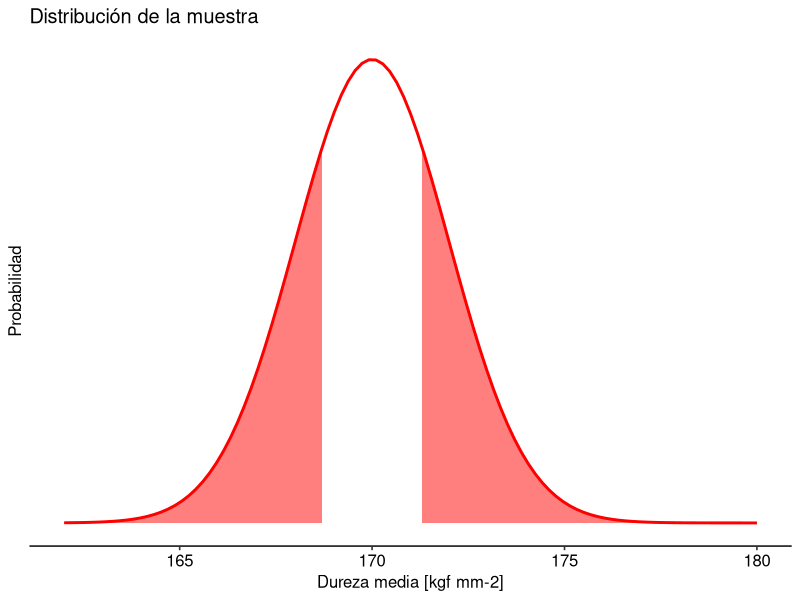
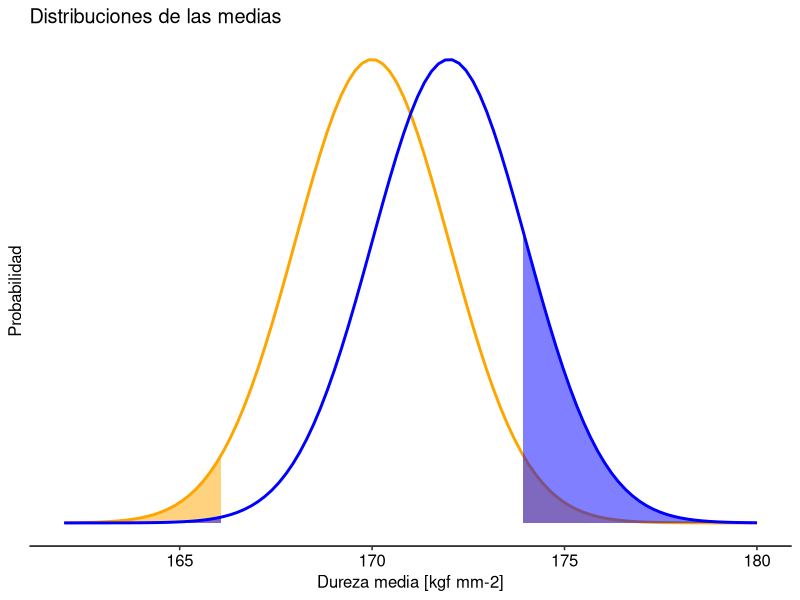
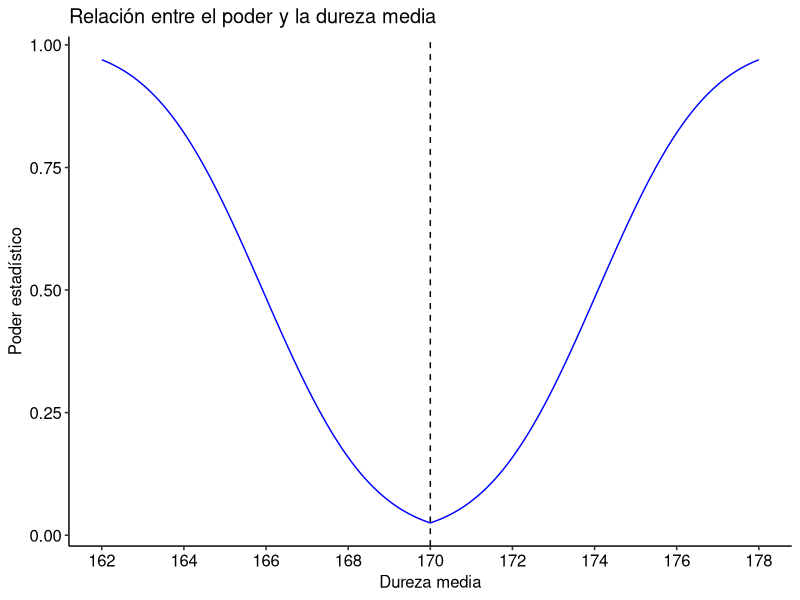

Generate these figures, in order, with R:
library(ggpubr)
library(pwr)
library (ggplot2)

# Integrantes
# Gonzalo Cuevas Matamala   - Rut: 19.721.859-2
# Nicolás Henríquez Turner  - Rut: 20.730.845-5
# Maximiliano Araya Poblete - Rut: 20.467.583-k
# Miguel Salinas González   - Rut: 20.215.515-4


##############################################################################################
#  ___   ___   ___    ___   _   _   _  _   _____     _       _ 
# | _ \ | _ \ | __|  / __| | | | | | \| | |_   _|   /_\     / |
# |  _/ |   / | _|  | (_ | | |_| | | .` |   | |    / _ \    | |
# |_|   |_|_\ |___|  \___|  \___/  |_|\_|   |_|   /_/ \_\   |_|                                                                                                                     
##############################################################################################
# Se sabe que el proceso de fabricación de barras de acero para concreto reforzado producen 
# barras con medidas de dureza que siguen una distribución normal con desviación estándar de
# 10 kilogramos de fuerza por milímetro cuadrado. Usando una muestra aleatoria de tamaño 25, 
# un ingeniero quiere averiguar si una línea de producción está generando barras con dureza 
# media de 170 [kgf mm-2] 

# Pregunta 1: Si el ingeniero piensa rechazar la hipótesis nula cuando la muestra presente 
# una media menor a 167 [kgf mm-2] o mayor a 173 [kgf mm-2], ¿cuál es la probabilidad de que
# cometa un error de tipo 1? 

# Datos conocidos
n <- 25
diferencia <- 3
sd <- 10
poder <- 0.8
mediaTeorica <- 170
resultado <- power.t.test(n = n,
                          delta = diferencia,
                          sd = sd,
                          sig.level = NULL,
                          power = poder,
                          type = "one.sample",
                          alternative = "two.sided")$sig.level

print(resultado) 

# Cálculo del error estándar
SE <- sd / sqrt(n)

# Gráfico con la  distribución de la media teórica
x <- seq(162, 180, 0.01)
y <- dnorm(x, mean = mediaTeorica, sd = SE)
dfTeorico <- data.frame(x, y)
g <- ggplot(data = dfTeorico, aes(x))

g <- g + stat_function( fun = dnorm,  
                        args = list(mean = mediaTeorica, sd = SE),
                        colour = "red", 
                        size = 1)
g <- g + ylab("")
g <- g + scale_y_continuous(breaks = NULL,name = "Probabilidad")
g <- g + scale_x_continuous(name = "Dureza media [kgf mm-2]")
g <- g + ggtitle("Distribución de la muestra")
g <- g + theme_pubr()

# Área de rechazo de H0
Z_critico <- qnorm(resultado/2, mean = 0, sd = SE, lower.tail = FALSE)
q_critico_inferior <- mediaTeorica - Z_critico
q_critico_superior <- mediaTeorica + Z_critico

g <- g + geom_area(data = subset(dfTeorico, x < q_critico_inferior),
                   aes(y = y),
                   colour = "red",
                   fill = "red",
                   alpha = 0.5)

g <- g + geom_area(data = subset(dfTeorico, x > q_critico_superior),
                   aes(y = y),
                   colour = "red",
                   fill = "red",
                   alpha = 0.5)

print(g)

# Conclusión
# Como se puede apreciar en el resultado de la función power.t.test() así como también en el gráfico 
# de la distribución, el valor obtenido de α corresponde a 0.51, lo cual nos indica
# que la probabilidad de que el ingeniero cometa un error del tipo 1 es bastante
# alta, alcanzando casi un 50%.



##############################################################################################
#  ___   ___   ___    ___   _   _   _  _   _____     _       ___ 
# | _ \ | _ \ | __|  / __| | | | | | \| | |_   _|   /_\     |_  )
# |  _/ |   / | _|  | (_ | | |_| | | .` |   | |    / _ \     / / 
# |_|   |_|_\ |___|  \___|  \___/  |_|\_|   |_|   /_/ \_\   /___|                                                         
##############################################################################################
# Si la verdadera dureza media de la línea de producción fuera 172 [kgf mm-2], 
# ¿cuál sería la probabilidad de que el ingeniero, que obviamente no conoce este dato, cometa
# un error de tipo 2? 


# Formulación de la hipótesis 
# Tomando µ1 como la media muestral equivalente a 170 tenemos:

# Hipótesis nula
# H0: µ1 = 170

# Hipótesis alternativa
# HA: µ1 /= 170

# Datos conocidos
n <- 25
sd <- 10
mediaTeorica <- 170
mediaMuestral <- 172
diferencia <- mediaMuestral - mediaTeorica
d <- (mediaMuestral - mediaTeorica) / sd  #Tamaño del efecto (d de Cohen)
alfa <- 0.05

# Cálculo del poder usando la función power.t.test()
poder <- power.t.test(n = n,
                      delta = diferencia,
                      sd = sd,
                      sig.level = alfa,
                      type = "one.sample",
                      alternative = "two.sided")$power

cat("Poder = ", poder, "\n")

# Cálculo del poder Teórico en R
poderTeorico <- pwr.t.test(n = n,
                           d = d,
                           sig.level = alfa,
                           power = NULL,
                           type = "one.sample",
                           alternative = "two.sided")$power

# Cálculo del poder Experimental 

# Error estándar
SE <- sd / sqrt(n)

# Gráfico con la  distribución de la media teórica
x <- seq(162, 180, 0.01)
y <- dnorm(x, mean = mediaTeorica, sd = SE)
dfTeorico <- data.frame(x, y)
g <- ggplot(data = dfTeorico, aes(x))
g <- g + stat_function( fun = dnorm, 
                        args = list(mean = mediaTeorica, sd = SE),
                        colour = "orange",
                        size = 1)
g <- g + ylab("")
g <- g + scale_y_continuous(breaks = NULL,name ="Probabilidad")
g <- g + scale_x_continuous(name = "Dureza media [kgf mm-2]")
g <- g + theme_pubr()

# Área de rechazo de H0
Z_critico <- qnorm(alfa/2, mean = 0, sd = SE, lower.tail = FALSE)
q_critico_inferior <- mediaTeorica - Z_critico
q_critico_superior <- mediaTeorica + Z_critico

g <- g + geom_area(data = subset(dfTeorico, x < q_critico_inferior),
                   aes(y = y),
                   colour = "orange",
                   fill = "orange",
                   alpha = 0.5)

g <- g + geom_area(data = subset(dfTeorico, x > q_critico_superior),
                   aes(y = y),
                   colour = "orange",
                   fill = "orange",
                   alpha = 0.5)

# Gráfico con la  distribución de la media muestral
x1 <- seq(162, 180, 0.01)
y1 <- dnorm(x, mean = mediaMuestral, sd = SE)
dfMuestral <- data.frame(x1, y1)

g <- g + stat_function( fun = dnorm, 
                        args = list(mean = mediaMuestral, sd = SE),
                        colour = "blue",
                        size = 1)

g <- g + geom_area(data = subset(dfMuestral, x < q_critico_inferior),
                   aes(x = x1, y = y1),
                   colour = "blue",
                   fill = "blue",
                   alpha = 0.5)

g <- g + geom_area(data = subset(dfMuestral, x > q_critico_superior),
                   aes(x = x1, y = y1),
                   colour = "blue",
                   fill = "blue",
                   alpha = 0.5)
g <- g + ggtitle("Distribuciones de las medias")

print(g)

# Cálculo del poder experimental
probAreaInf <- pnorm(q_critico_inferior, mean = mediaMuestral, sd = SE, lower.tail = TRUE)
probAreaSup <- pnorm(q_critico_superior, mean = mediaMuestral, sd = SE, lower.tail = FALSE)
poderExperimental <- probAreaInf + probAreaSup

# Cálculo de la probabilidad de cometer un error tipo II 
betaTeorico <- 1 - poderTeorico
betaExperimental <- 1- poderExperimental
cat("Poder teórico = ", poderTeorico, "\n")
cat("Poder experimental = ", poderExperimental, "\n")
cat("Beta teórico = ", betaTeorico, "\n")
cat("Beta experimental = ", betaExperimental, "\n")

# Conclusión
# Si la verdadera media es de 172 [kgf mm-2] existe una posibilidad de que el ingeniero cometa
# un error del tipo 2, es decir, que considere correcta H0 en lugar de HA, cuando HA es la 
# correcta, pues como se ve en el gráfico, la región azul, que permite determinar el poder 
# estadístico, cubre menos del 20% de la curva de dicho color, lo cual se puede corroborar al
# calcular el área que esta abarca, obteniéndose un poder de 0.17, de donde podemos afirmar que 
# existe una probabilidad de casi el 83% de que el ingeniero cometa un error del tipo 2.



##############################################################################################
#  ___   ___   ___    ___   _   _   _  _   _____     _       ____
# | _ \ | _ \ | __|  / __| | | | | | \| | |_   _|   /_\     |__ /
# |  _/ |   / | _|  | (_ | | |_| | | .` |   | |    / _ \     |_ \
# |_|   |_|_\ |___|  \___|  \___/  |_|\_|   |_|   /_/ \_\   |___/                                                       
##############################################################################################
# Como no se conoce la verdadera dureza media, genere un gráfico del poder 
# estadístico con las condiciones anteriores, pero suponiendo que las verdaderas durezas 
# medias podrían variar de 162 a 178 [kgf mm-2].

# Datos conocidos 
n <- 25
sd <- 10
alfa <- 0.05
mediaTeorica <- 170
mediaInferior <- 162
mediaSuperior <- 178

deltaInf <- mediaInferior- mediaTeorica
deltaSup <- mediaSuperior- mediaTeorica

intervaloDelta <- seq(deltaInf, deltaSup, 0.01)
intervaloDurezas <- seq(mediaInferior, mediaSuperior, 0.01)

# Se calcula el poder para cada dureza media
poder <- power.t.test(n = n,
                      delta = intervaloDelta,
                      sd = sd,
                      sig.level = alfa,
                      power = NULL,
                      type = "one.sample",
                      alternative = "two.sided")$power

# Se crea un data frame
datos <- data.frame(intervaloDurezas, poder)

# Gráfico de la curva de poder
g <- ggplot(datos, aes(intervaloDurezas, poder))
g <- g + geom_line(colour = "blue")
g <- g + ylab("Poder estadístico")
g <- g + xlab("Dureza media")
g <- g + theme_pubr()
g <- g + geom_vline(xintercept = 170, linetype = "dashed")
g <- g + scale_x_continuous(breaks = seq(mediaInferior, mediaSuperior, 2))
g <- g + ggtitle("Relación entre el poder y la dureza media")
print(g)

# Conclusión
# En el gráfico se observa que, a medida que la dureza media se aleja de la media teórica (170), 
# el poder de la prueba comienza a aumentar, disminuyendo así la probabilidad de cometer errores 
# del tipo II.

##############################################################################################
#  ___   ___   ___    ___   _   _   _  _   _____     _       _ _  
# | _ \ | _ \ | __|  / __| | | | | | \| | |_   _|   /_\     | | | 
# |  _/ |   / | _|  | (_ | | |_| | | .` |   | |    / _ \    |_  _|
# |_|   |_|_\ |___|  \___|  \___/  |_|\_|   |_|   /_/ \_\     |_|                                                                                                                      
##############################################################################################
# ¿Cuántas barras deberían revisarse para conseguir un poder estadístico de 
# 0,80 y un nivel de significación de 0,05? 

# Datos conocidos
poder <- 0.8
alfa <- 0.05
sd <- 10
mediaTeorica <- 170
mediaMuestral <- 172  

diferencia <- mediaMuestral - mediaTeorica

# Cálculo del tamaño de la muestra usando la función power.t.test()
resultado <- power.t.test(n = NULL,
                          delta = diferencia,
                          sd = sd,
                          sig.level = alfa,
                          power = poder,
                          type = "one.sample",
                          alternative = "two.sided")

n <- ceiling(resultado[["n"]])
print(n)

# Conclusión    
# A través de la prueba realizada se puede concluir que se necesitan revisar 199 barras
# para conseguir un poder estadístico de 0.8 y un nivel de significación de 0.05.

##############################################################################################
#  ___   ___   ___    ___   _   _   _  _   _____     _       ___ 
# | _ \ | _ \ | __|  / __| | | | | | \| | |_   _|   /_\     | __|
# |  _/ |   / | _|  | (_ | | |_| | | .` |   | |    / _ \    |__ \
# |_|   |_|_\ |___|  \___|  \___/  |_|\_|   |_|   /_/ \_\   |___/                                                                                                                                                                                   
##############################################################################################
# ¿Y si quisiera ser bien exigente y bajar la probabilidad de cometer un error
# de tipo 1 a un 1% solamente?

# Datos conocidos
poder <- 0.8
alfa <- 0.01
sd <- 10
mediaTeorica <- 170
mediaMuestral <- 172   
diferencia <- mediaMuestral - mediaTeorica

resultado <- power.t.test(n = NULL,
                          delta = diferencia,
                          sd = sd,
                          sig.level = alfa,
                          power = poder,
                          type = "one.sample",
                          alternative = "two.sided")

n <- ceiling(resultado[["n"]])
print(n)

# Conclusión  
# Con un poder de 0.8 y un alfa menor que el ejercicio anterior, en este caso un nivel
# de significancia de 0.01 equivalente al 1%, el tamaño de la muestra debería ser
# de 296.
